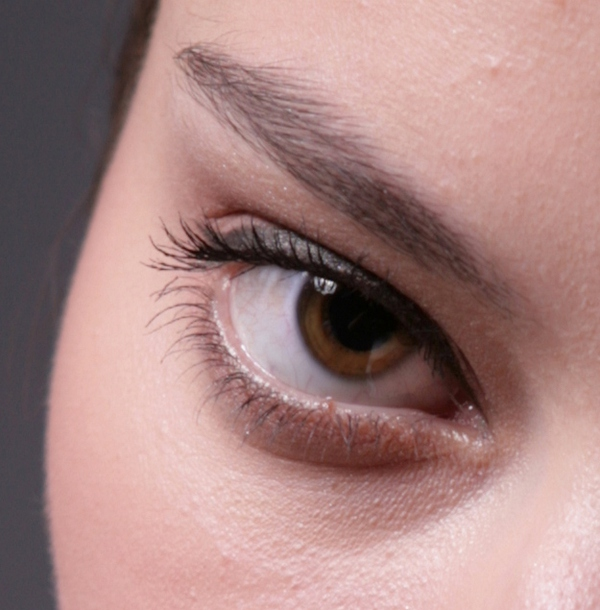
%> input picture Matlab_interesting/example1/images/1.jpg, 600 x 610 px
$ octave source.m   (GNU Octave 9; MATLAB toolbox functions it lacks are replaced by stand-ins)
%> lines starting %> are read from the running program, lines starting %| are printed output that depends on the picture
% [6 lines of commented-out code are left out]

I= double(imread('./images/1.jpg'));
H =double(imguidedfilter(uint8(I))) - I + 128;
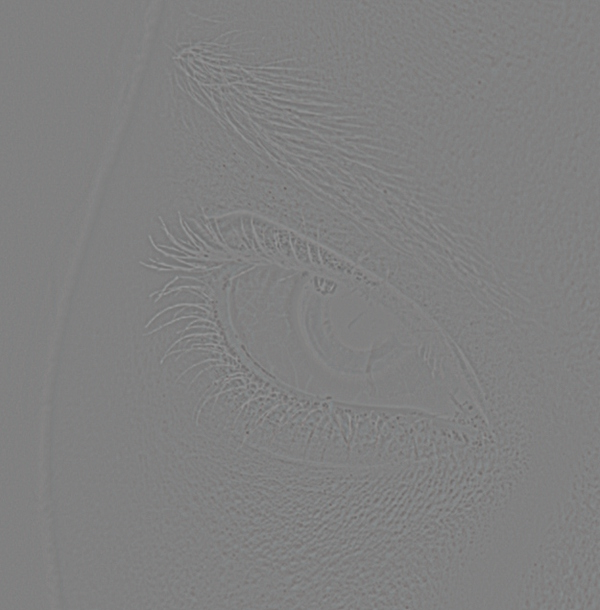
%> H: size 610x600x3 double; mean R, G, B 128, 128, 128
G = imfilter(H,fspecial('gaussian',[3 3],100));
opacity = 50;
Dest = (I*(100 - opacity)+(I+2*G - 256)*opacity)/100;
imshow([uint8(I) uint8(Dest)]);
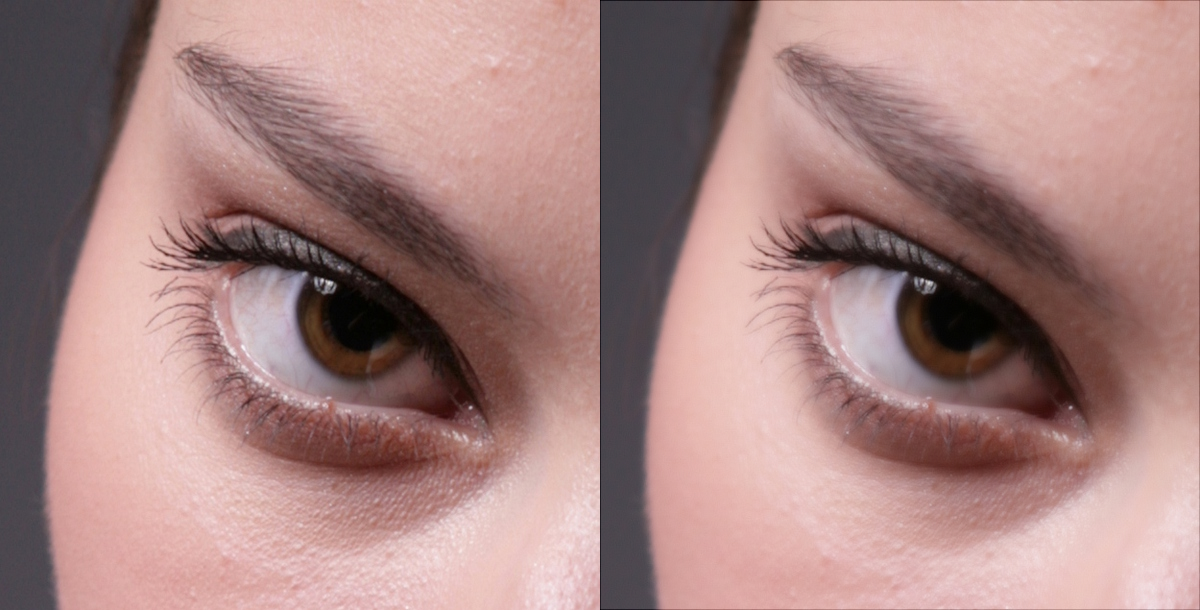
%> displayed picture: size 610x1200x3, on the screen's scale of 0 to 255; mean R, G, B 167.9, 133.2, 130.9
